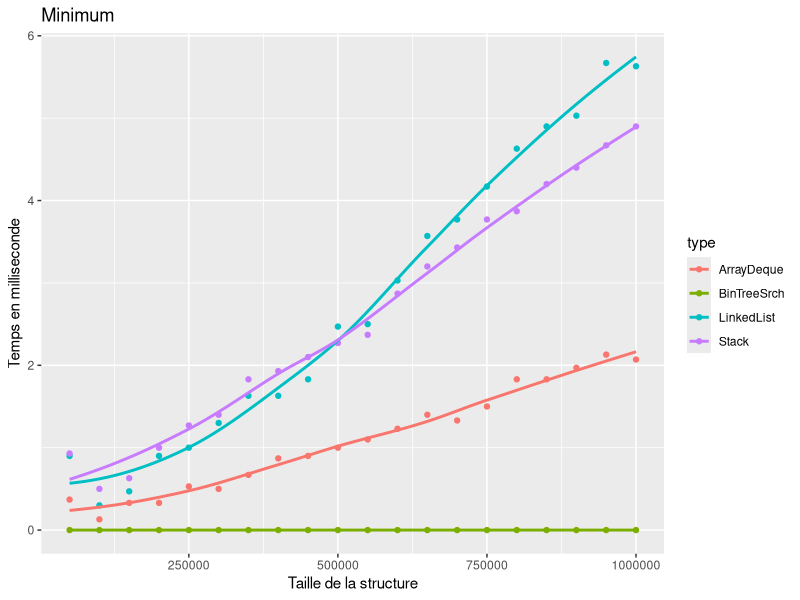
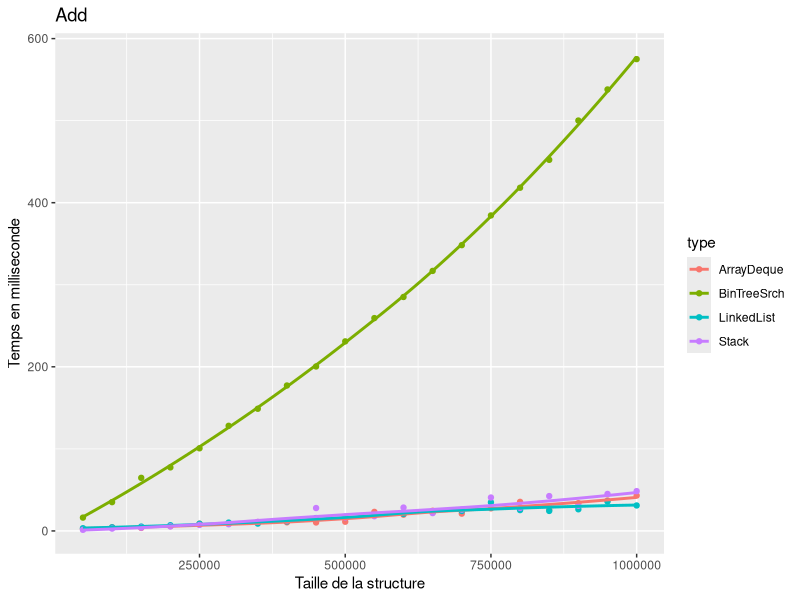
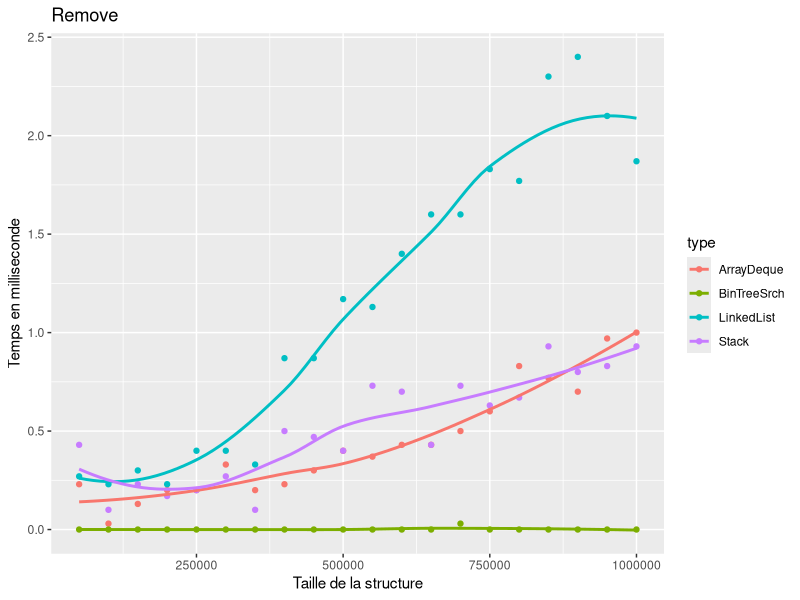
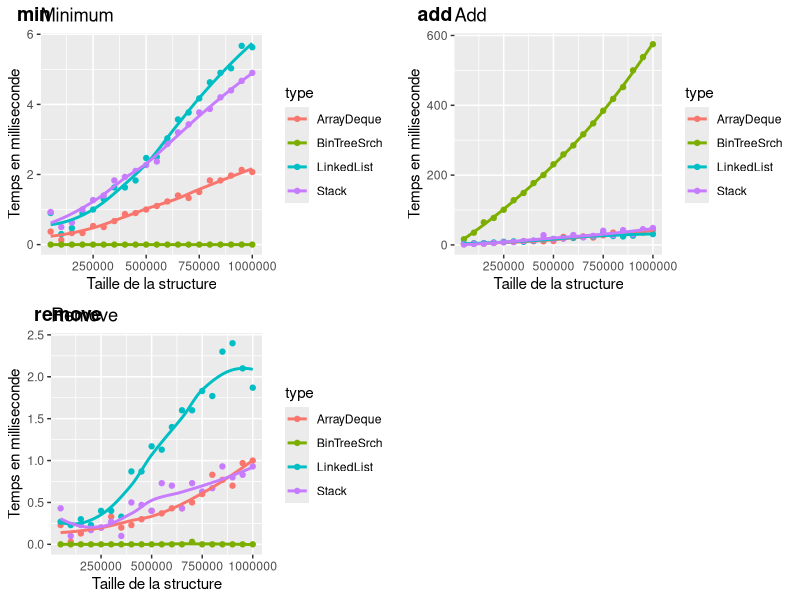

These figures' R source, in order:
library(ggplot2)
library(cowplot)
myData <- read.csv("result.csv", header=TRUE, sep="\t")
pm <- ggplot(myData, aes(number, min, color=type)) + labs(x="Taille de la structure",y="Temps en milliseconde",title="Minimum") + geom_point() + geom_smooth(method="loess", se = FALSE)
ggsave("result_min.png", width = 7, height = 3, dpi = 300)

pa <- ggplot(myData, aes(number, add, color=type)) + labs(x="Taille de la structure",y="Temps en milliseconde",title="Add") + geom_point() + geom_smooth(method="loess", se = FALSE)
ggsave("result_add.png", width = 7, height = 3, dpi = 300)

pr <- ggplot(myData, aes(number, remove, color=type)) + labs(x="Taille de la structure",y="Temps en milliseconde",title="Remove") + geom_point() + geom_smooth(method="loess", se = FALSE)
ggsave("result_remove.png", width = 7, height = 3, dpi = 300)

p <- plot_grid(pm, pa, pr, labels = c("min", "add", "remove"), ncol = 2, nrow = 2)
ggsave("result.png", width = 14, height = 6, dpi = 400)
